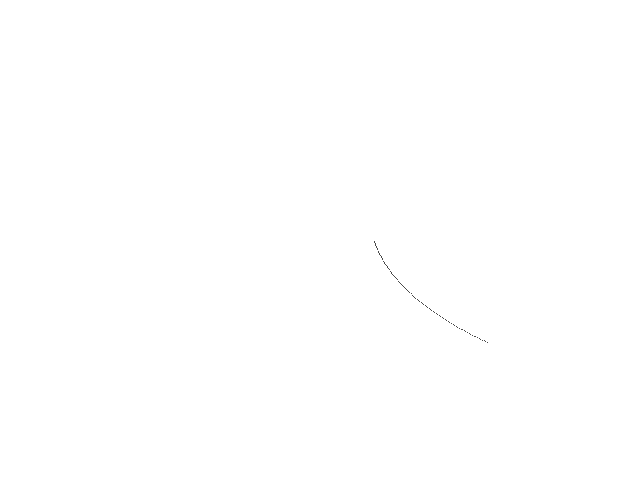
Frame 1 (no input)
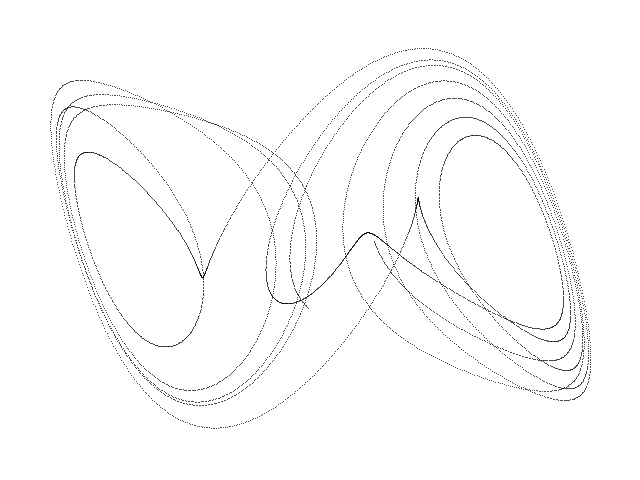
Frame 60 (the mouse pressed at the canvas centre just before this capture)
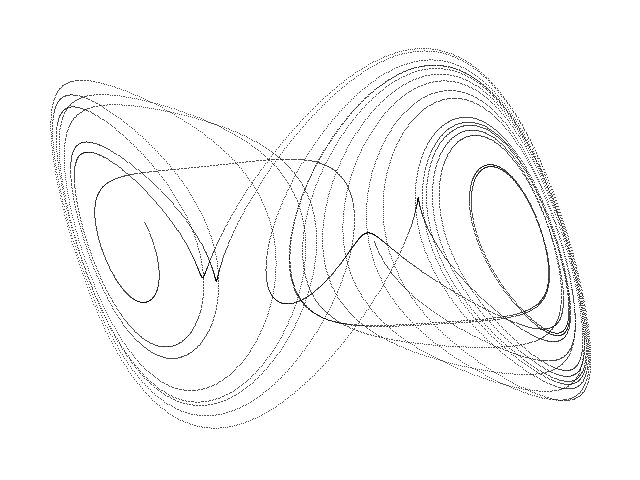
Frame 120 (the mouse held since frame 60 and released just before this capture)

The Processing sketch that drew these frames (run headless with seeded random() and noise(); from frame 60 on, the mouse is pressed at the canvas centre):

// Processing sketch: Chua_Cubic
// ── Chua_Cubic.pde
// Chua-Cubic chaotic attractor //

  float x = 0.1;
  float y = 0.0;
  float z = 0.0;
  float dt = 0.005;
  float alpha = 10.0;
  float beta = -16.0;
  float c = -0.143;


void setup() {
  
  size(640, 480);
  background(255);
  
}

void draw() {
  
  for (int i=0; i<100; i++) {
    
    float nx = x;
    float ny = y;
    float nz = z;
    
    x = nx + dt * (alpha * (ny - pow(nx, 3.0) - c * nx));
    y = ny + dt * (nx - ny + nz);
    z = nz + dt * (beta * ny); 
    
    point(320 + (540 * x), 240 + (2200 * y));
        
  }

}
